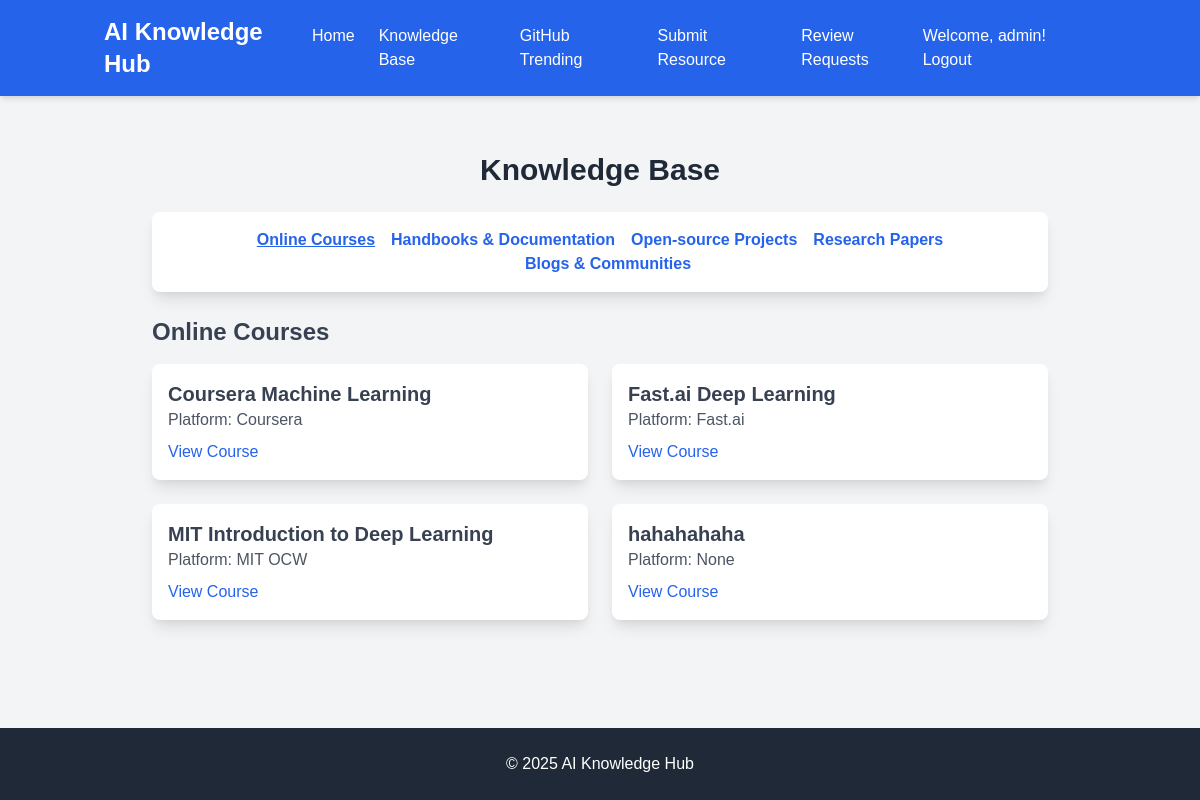
Page /knowledge-base (signed in) on the committed database.
### models.py (models this page shows, shortened)
class User(UserMixin, db.Model):
    id = db.Column(db.Integer, primary_key=True)
    username = db.Column(db.String(80), unique=True, nullable=False)
    email = db.Column(db.String(120), unique=True, nullable=False)
    password_hash = db.Column(db.String(128))
    is_admin = db.Column(db.Boolean, default=False)
    created_at = db.Column(db.DateTime, default=datetime.utcnow)

class Course(db.Model):
    id = db.Column(db.Integer, primary_key=True)
    title = db.Column(db.String(200), nullable=False)
    url = db.Column(db.String(500), nullable=False)
    platform = db.Column(db.String(100))
    description = db.Column(db.Text)
    created_at = db.Column(db.DateTime, default=datetime.utcnow)

### app.py (the view)
@app.route('/knowledge-base')
@login_required
def knowledge_base():
    active_tab = request.args.get('tab', 'courses')
    categories = {
        "courses": Course.query.all(),
        "handbooks": Handbook.query.all(),
        "github_projects": GitHubProject.query.all(),
        "research_papers": ResearchPaper.query.all(),
        "blogs": Blog.query.all()
    }
    return render_template('knowledge_base.html', categories=categories, active_tab=active_tab)

### app.py (called while the page is built)
@login_manager.user_loader
def load_user(user_id):
    return User.query.get(int(user_id))

def login_required(f):
    @wraps(f)
    def decorated_function(*args, **kwargs):
        if 'user_id' not in session:
            return redirect(url_for('login'))
        return f(*args, **kwargs)
    return decorated_function

### templates/knowledge_base.html (shortened to what this page needs)
{% extends "base.html" %}
{% block content %}
<div class="text-center py-6">
    <h1 class="text-3xl font-bold text-gray-800">Knowledge Base</h1>
</div>
<nav class="bg-white shadow-lg p-4 rounded-lg max-w-4xl mx-auto mb-6">
    <ul class="flex flex-wrap justify-center space-x-4 text-blue-600 font-semibold">
        <li><a href="{{ url_for('knowledge_base', tab='courses') }}" class="{% if active_tab == 'courses' %}underline{% endif %}">Online Courses</a></li>
        <li><a href="{{ url_for('knowledge_base', tab='handbooks') }}" class="{% if active_tab == 'handbooks' %}underline{% endif %}">Handbooks & Documentation</a></li>
        <li><a href="{{ url_for('knowledge_base', tab='github_projects') }}" class="{% if active_tab == 'github_projects' %}underline{% endif %}">Open-source Projects</a></li>
        <li><a href="{{ url_for('knowledge_base', tab='research_papers') }}" class="{% if active_tab == 'research_papers' %}underline{% endif %}">Research Papers</a></li>
        <li><a href="{{ url_for('knowledge_base', tab='blogs') }}" class="{% if active_tab == 'blogs' %}underline{% endif %}">Blogs & Communities</a></li>
    </ul>
</nav>
<section class="max-w-4xl mx-auto">
    {% if active_tab == 'courses' %}
        <h2 class="text-2xl font-semibold text-gray-700">Online Courses</h2>
        <div class="grid grid-cols-1 md:grid-cols-2 gap-6 mt-4">
            {% for course in categories.courses %}
                <div class="bg-white p-4 shadow-lg rounded-lg">
                    <h3 class="text-xl font-semibold text-gray-700">{{ course.title }}</h3>
                    <p class="text-gray-600">Platform: {{ course.platform }}</p>
                    <p class="mt-2"><a href="{{ course.url }}" class="text-blue-600 hover:underline">View Course</a></p>
                </div>
            {% endfor %}
        </div>
    {% endif %}
</section>
{% endblock %}

### templates/base.html (shortened to what this page needs)
<!DOCTYPE html>
<html lang="en">
<head>
    <link href="https://cdn.jsdelivr.net/npm/tailwindcss@2.2.19/dist/tailwind.min.css" rel="stylesheet">
</head>
<body class="bg-gray-100 min-h-screen flex flex-col">
    <header class="bg-blue-600 text-white shadow-md">
        <div class="container mx-auto px-4 py-4">
            <div class="flex justify-between items-center">
                <h1 class="text-2xl font-bold">AI Knowledge Hub</h1>
                <nav>
                    <ul class="flex space-x-6">
                        <li><a href="{{ url_for('index') }}" class="hover:text-blue-200 transition-colors">Home</a></li>
                        <li><a href="{{ url_for('knowledge_base') }}" class="hover:text-blue-200 transition-colors">Knowledge Base</a></li>
                        <li><a href="{{ url_for('github_trending') }}" class="hover:text-blue-200 transition-colors">GitHub Trending</a></li>
                        <li><a href="{{ url_for('submit_resource') }}" class="hover:text-blue-200 transition-colors">Submit Resource</a></li>
                        {% if current_user.is_admin %}
                        <li><a href="{{ url_for('review_requests') }}" class="hover:text-blue-200 transition-colors">Review Requests</a></li>
                        {% endif %}
                    </ul>
                </nav>
                <div class="user-info">
                    {% if session.get('user_id') %}
                        Welcome, {{ session.get('username') }}!
                        <a href="{{ url_for('logout') }}" class="hover:text-blue-200 transition-colors">Logout</a>
                    {% else %}
                        <a href="{{ url_for('login') }}" class="hover:text-blue-200 transition-colors">Login</a>
                        <a href="{{ url_for('register') }}" class="hover:text-blue-200 transition-colors">Register</a>
                    {% endif %}
                </div>
            </div>
        </div>
    </header>
    <main class="container mx-auto px-4 py-8 flex-grow">
        {% block content %}{% endblock %}
    </main>
    <footer class="bg-gray-800 text-white py-6">
        <div class="container mx-auto px-4 text-center">
            <p>&copy; 2025 AI Knowledge Hub</p>
        </div>
    </footer>
</body>
</html>

### templates/base.html (style rules this page uses)
body { font-family: Arial, sans-serif; margin: 0; padding: 0; }
.user-info { float: right; }
.user-info a { color: white; }

### rows in the picture
User: get "admin"
Course: title "Coursera Machine Learning", platform "Coursera"
Course: title "Fast.ai Deep Learning", platform "Fast.ai"
Course: title "MIT Introduction to Deep Learning", platform "MIT OCW"
Course: title "hahahahaha", platform "None"
